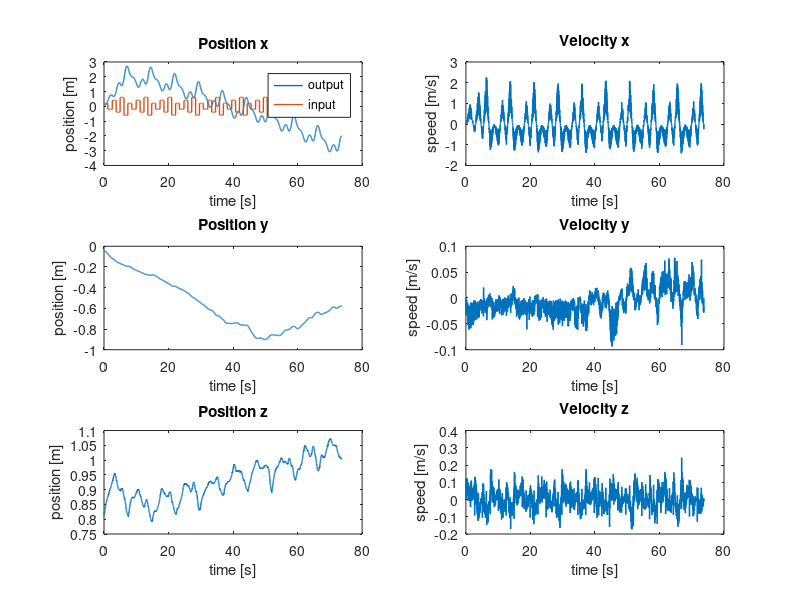
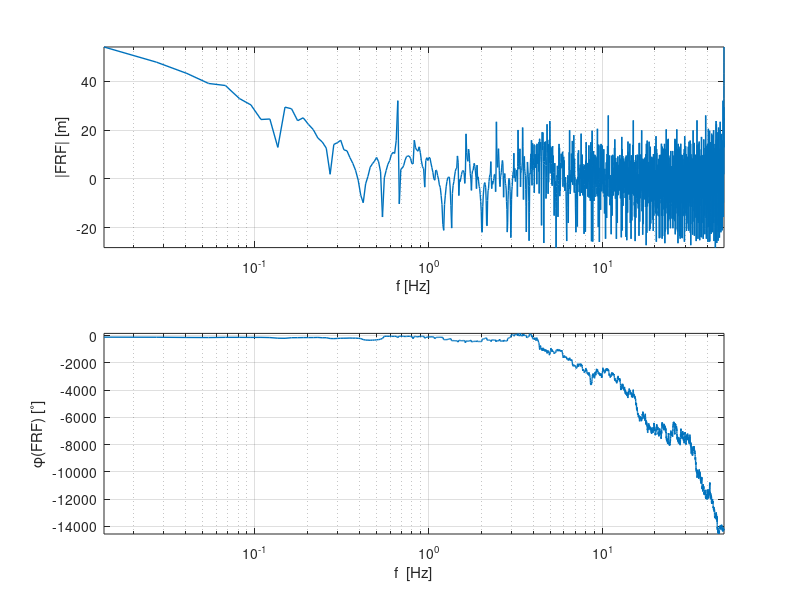
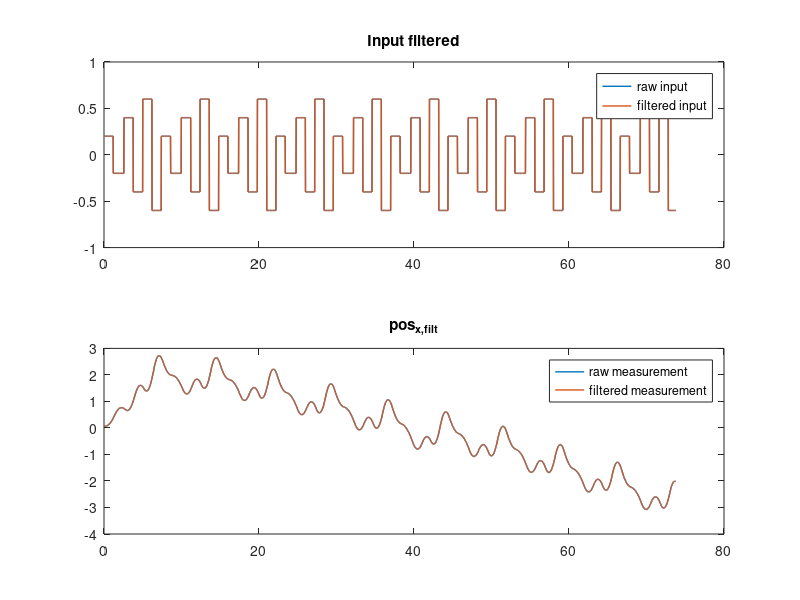
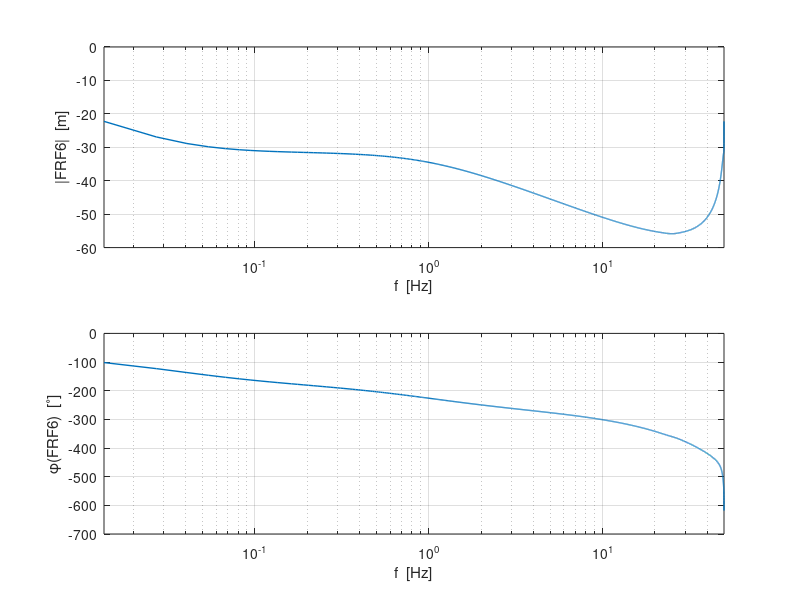

Write the MATLAB code that produced these figures, in order.
%%% Parameter estimation %%%
% zie ook 'test.m' !
clear all
close all

%% Load data from .mat-file

load angle_identification_x


%% Extract some signals from the data

set(0, 'DefaultLineLineWidth', 1);


% Cutoff useful data
% first_index = find(input~=0, 1);
input = input(1:end-10)';
output_x = output_x(1:end-10)';
output_y = output_y(1:end-10)';
output_z = output_z(1:end-10)';

% Sample time
dt = 0.02;
time = (0:dt:(length(input)-1)*dt)';

% Differentiation of x-, y-, z-position
% dt = sample time (gradient assumes timestep 1)
velocity_x = gradient(output_x)/dt;
velocity_y = gradient(output_y)/dt;
velocity_z = gradient(output_z)/dt;

% Do some plotting of the measurement data.
figure('Name','Measurement Data')
subplot(321), plot(time, output_x, time, input), title('Position x'), xlabel('time [s]'), ylabel('position [m]'), legend('output','input')
subplot(322), plot(time, velocity_x), title('Velocity x'), xlabel('time [s]'), ylabel('speed [m/s]')

subplot(323), plot(time, output_y), title('Position y'), xlabel('time [s]'), ylabel('position [m]')
subplot(324), plot(time, velocity_y), title('Velocity y'), xlabel('time [s]'), ylabel('speed [m/s]')

subplot(325), plot(time, output_z), title('Position z'), xlabel('time [s]'), ylabel('position [m]')
subplot(326), plot(time, velocity_z), title('Velocity z'), xlabel('time [s]'), ylabel('speed [m/s]')


%% Frequency domain - Empirical Transfer Function
Ts = dt;
fs = 1/dt;
N = length(velocity_x);
t = [0:N-1]'*Ts;
N = numel(input);
f = [0:N-1]'*(fs/N);

input_f = fft(input);
output_x_f = fft(output_x);
velocity_x_f = fft(velocity_x);

FRF = output_x_f./input_f;

figure('Name', 'Empirical transfer function freq response'),subplot(2,1,1),semilogx(f, 20*log10(abs(FRF)), 'LineWidth', 1)
axis tight
grid on
xlabel('f [Hz]')
xlim([f(1) f(end)])
ylabel('|FRF| [m]')
subplot(2,1,2),semilogx(f, 180/pi*unwrap(angle(FRF)), 'LineWidth', 1)
grid on
axis tight
xlabel('f  [Hz]')
ylabel('\phi(FRF) [^\circ]')
xlim([f(1) f(end)])

%% Choose a cutoff frequency for Butterworth filtering
f0 = 0.3; % crossover frequency (based on iteratively checking crossover of best fit)
fc = fs/2-0.0001; % cutoff frequency (chosen)
fcn = fc/(fs/2); % normalized cutoff frequency (as butter() accepts)


%% ---------------------
% %  SECOND ORDER FITTING 
% %  ---------------------
% 
% %% Filtering of the in- and output data using Butterworth filter
% [B, A] = butter(3, fcn); % order must be higher than order of system, 
%                             % adjust cut-off frquency to be higher than 
%                             % highest eigenfrequency of the system
%                              
% % input filtering                           
% input_filt = filter(B, A, input);
% % output filtering
% output_x_filt = filter(B, A, output_x);
% 
% figure('Name','3d order Butt. filtered Input & Measurement')
% subplot(211),plot(t,input,t,input_filt),title('Input filtered')
% legend('raw input', 'filtered input')
% subplot(212),plot(time, output_x, time, output_x_filt),title('pos_{x,filt}')
% legend('raw measurement', 'filtered measurement')
% 
% 
% % Least squares solution for approximation of the parameters in the system
% %% Without filtering
% % --- PROPER [order(N) = order(D)]
% %
% %           Y(z)    b2*z^2 + b1*z + b0
% %   G(z) = ----- = --------------------
% %           U(z)     z^2 + a1*z + a0
% %
% % y[k] = -a1*y[k-1]-a0*y[k-2]+b2*u[k]+b1*u[k-1]+b0*u[k-2]
% %
% % theta = [a1 a0 b2 b1 b0]
% 
% y1 = output_x(3:end);
% Phi1 = [-output_x(2:end-1), -output_x(1:end-2), input(3:end), input(2:end-1), input(1:end-2)];
% theta1 = Phi1\y1;
% 
% B1 = [theta1(3), theta1(4), theta1(5)];
% A1 = [1, theta1(1) theta1(2)];
% 
% sys_d1 = tf(B1, A1, Ts);
% 
% FRF1 = squeeze(freqresp(sys_d1,2*pi*f));
% 
% figure('Name','2nd order, no filter, proper - Freq. resp.'), subplot(211)
% semilogx(f, 20*log10(abs(FRF1)))
% grid on
% xlim([f(1) f(end)])
% xlabel('f  [Hz]')
% ylabel('|FRF1|  [m]')
% subplot(212),semilogx(f, 180/pi*unwrap(angle(FRF1)))
% grid on
% xlim([f(1) f(end)])
% xlabel('f  [Hz]')
% ylabel('\phi(FRF1)  [^\circ]')
% 
% x1 = lsim(sys_d1,input,t);
% 
% figure('Name','2nd order, no filter, proper - Simulation')
% subplot(211)
% hold on
% plot(t, output_x,'g')
% plot(t, x1)
% title('2nd order, no filter, proper - Simulation VS Measurement')
% legend('pos_{x,meas}','pos_{x,sim}')
% xlabel('Time [s]')
% ylabel('Displacement [m]')
% axis tight
% subplot(212)
% plot(t,output_x - x1)
% title('Difference between simulation and measurement')
% legend('pos_{x,meas}-pos_{x,sim}')
% xlabel('Time [s]')
% ylabel('Displacement [m]')
% axis tight
% 
% figure('Name','2nd order, no filter, proper - Pole Zero Map'),pzmap(sys_d1)
% 
% 
% %% With Butterworth filtering of in and output
% % --- PROPER [order(N) = order(D)]
% %
% %           Y(z)    b2*z^2 + b1*z + b0
% %   G(z) = ----- = --------------------
% %           U(z)     z^2 + a1*z + a0
% %
% % y[k] = -a1*y[k-1]-a0*y[k-2]+b2*u[k]+b1*u[k-1]+b0*u[k-2]
% %
% % theta = [a1 a0 b2 b1 b0]
% 
% y2 = output_x_filt(3:end);
% Phi2 = [-output_x_filt(2:end-1), -output_x_filt(1:end-2), input_filt(3:end), input_filt(2:end-1), input_filt(1:end-2)];
% theta2 = Phi2\y2;
% 
% B2 = [theta2(3),theta2(4),theta2(5)];
% A2 = [1, theta2(1) theta2(2)];
% 
% sys_d2 = tf(B2, A2, Ts);
% 
% FRF2 = squeeze(freqresp(sys_d2,2*pi*f));
% 
% figure('Name','2nd order, filtered, proper - Freq. resp.'),subplot(2,1,1),semilogx(f, 20*log10(abs(FRF2)))
% grid on 
% xlim([f(1) f(end)])
% xlabel('f  [Hz]')
% ylabel('|FRF2|  [m]')
% axis tight
% subplot(2,1,2)
% semilogx(f, 180/pi*unwrap(angle(FRF2)))
% grid on
% xlim([f(1) f(end)])
% xlabel('f  [Hz]')
% ylabel('\phi(FRF2)  [^\circ]')
% 
% x2 = lsim(sys_d2,input,t);
% 
% figure('Name','2nd order, filtered, proper - Simulation')
% subplot(211)
% hold on
% plot(t, output_x,'g')
% plot(t, output_x_filt)
% plot(t,x2)
% legend('pos_{x,meas}', 'pos_{x,filt}', 'pos_{x,sim}')
% title('2nd order, filtered, proper - Simulation VS Measurement')
% xlabel('Time [s]')
% axis tight
% ylabel('output [m/s]')
% subplot(212)
% plot(t,output_x - x2)
% title('Difference between simulation and measurement')
% legend('pos_{x,meas}-pos_{x,sim}')
% xlabel('Time [s]')
% ylabel('output [m/s]')
% axis tight
% 
% figure('Name','2nd order, filtered, proper - Pole Zero Map'),pzmap(sys_d2)
% 
% 


%% ---------------------
%   THIRD ORDER FITTING 
%  ---------------------

%% Filtering of the in- and output data using Butterworth filter
[B, A] = butter(3, fcn); % order must be higher than order of system, 
                            % adjust cut-off frquency to be higher than 
                            % highest eigenfrequency of the system
                             
% input filtering                           
input_filt = filter(B, A, input);
% output filtering
output_x_filt = filter(B, A, output_x);

figure('Name','4th order Butt. filtered Input & Measurement')
subplot(211),plot(t,input,t,input_filt),title('Input filtered')
legend('raw input', 'filtered input')
subplot(212),plot(time, output_x, time, output_x_filt),title('pos_{x,filt}')
legend('raw measurement', 'filtered measurement')


% Least squares solution for approximation of the parameters in the system
%% Without filtering
% % --- PROPER [order(N) = order(D)]
% %
% %           Y(z)    b3*z^3 + b2*z^2 + b1*z + b0
% %   G(z) = ----- = -----------------------------
% %           U(z)     z^3 + a2*z^2 + a1*z + a0
% %
% % y[k] =
% % -a2*y[k-1]-a1*y[k-2]-a0*y[k-3]+b3*u[k]+b2*u[k-1]+b1*u[k-2]+b0*u[k-3]
% %
% % theta = [a2 a1 a0 b3 b2 b1 b0]
% 
% y3 = output_x(4:end);
% Phi3 = [-output_x(3:end-1), -output_x(2:end-2), -output_x(1:end-3), input(4:end), input(3:end-1), input(2:end-2), input(1:end-3)];
% theta3 = Phi3\y3;
% 
% B3 = [theta3(4), theta3(5), theta3(6), theta3(7)];
% A3 = [1, theta3(1) theta3(2) theta3(3)];
% 
% sys_d3 = tf(B3, A3, Ts);
% 
% FRF3 = squeeze(freqresp(sys_d3,2*pi*f));
% 
% figure('Name','3d order, no filter, proper -  Freq. Resp.'), subplot(211)
% semilogx(f, 20*log10(abs(FRF3)))
% grid on
% xlim([f(1) f(end)])
% xlabel('f  [Hz]')
% ylabel('|FRF3|  [m]')
% subplot(212),semilogx(f, 180/pi*unwrap(angle(FRF3)))
% grid on
% xlim([f(1) f(end)])
% xlabel('f  [Hz]')
% ylabel('\phi(FRF3)  [^\circ]')
% 
% x3 = lsim(sys_d3,input,t);
% 
% figure('Name','3d order, no filter, proper - Simulation')
% subplot(211)
% hold on
% plot(t, output_x,'g')
% plot(t, x3)
% title('3d order, no filter, proper - Simulation VS Measurement')
% legend('pos_{x,meas}','pos_{x,sim}')
% xlabel('Time [s]')
% ylabel('Displacement [m]')
% axis tight
% subplot(212)
% plot(t,output_x - x3)
% title('Difference between simulation and measurement')
% legend('pos_{x,meas}-pos_{x,sim}')
% xlabel('Time [s]')
% ylabel('Displacement [m]')
% axis tight
% 
% figure('Name','3d order, no filter, proper - Pole Zero Map'),pzmap(sys_d3)


%% With Butterworth filtering of in- and output.
% % --- PROPER [order(N) = order(D)]
% %
% %           Y(z)    b3*z^3 + b2*z^2 + b1*z + b0
% %   G(z) = ----- = -----------------------------
% %           U(z)     z^3 + a2*z^2 + a1*z + a0
% %
% % y[k] =
% % -a2*y[k-1]-a1*y[k-2]-a0*y[k-3]+b3*u[k]+b2*u[k-1]+b1*u[k-2]+b0*u[k-3]
% %
% % theta = [a2 a1 a0 b3 b2 b1 b0]
% 
% y4 = output_x_filt(4:end);
% Phi4 = [-output_x_filt(3:end-1), -output_x_filt(2:end-2), -output_x_filt(1:end-3), input_filt(4:end), input_filt(3:end-1), input_filt(2:end-2), input_filt(1:end-3)];
% theta4 = Phi4\y4;
% 
% B4 = [theta4(4), theta4(5), theta4(6), theta4(7)];
% A4 = [1, theta4(1) theta4(2) theta4(3)];
% 
% sys_d4 = tf(B4, A4, Ts);
% 
% FRF4 = squeeze(freqresp(sys_d4,2*pi*f));
% 
% figure('Name','3d order, filtered, proper - Freq. Resp.'), subplot(211)
% semilogx(f, 20*log10(abs(FRF4)))
% grid on
% xlim([f(1) f(end)])
% xlabel('f  [Hz]')
% ylabel('|FRF4|  [m]')
% subplot(212),semilogx(f, 180/pi*unwrap(angle(FRF4)))
% grid on
% xlim([f(1) f(end)])
% xlabel('f  [Hz]')
% ylabel('\phi(FRF4)  [^\circ]')
% 
% x4 = lsim(sys_d4,input,t);
% 
% figure('Name','3d order, filtered, proper - Simulation')
% subplot(211)
% hold on
% plot(t, output_x_filt,'g')
% plot(t, x4)
% title('3d order, filtered, proper - Simulation VS Measurement')
% legend('pos_{x,meas}','pos_{x,sim}')
% xlabel('Time [s]')
% ylabel('Displacement [m]')
% axis tight
% subplot(212)
% plot(t,output_x_filt - x4)
% title('Difference between simulation and measurement')
% legend('pos_{x,meas}-pos_{x,sim}')
% xlabel('Time [s]')
% ylabel('Displacement [m]')
% axis tight
% 
% figure('Name','NOT  filtered pole zero map'),pzmap(sys_d4)
% 
% %% Without filtering
% % % --- STRICTLY PROPER [order(N) < order(D)]
% % %
% % %           Y(z)       b2*z^2 + b1*z + b0
% % %   G(z) = ----- = --------------------------
% % %           U(z)    z^3 + a2*z^2 + a1*z + a0
% % %
% % % y[k] = -a2*y[k-1]-a1*y[k-2]-a0*y[k-3]+b2*u[k-1]+b1*u[k-2]+b0*u[k-3]
% % %
% % % theta = [a2 a1 a0 b2 b1 b0]
% % 
% % y5 = output_x(4:end);
% % Phi5 = [-output_x(3:end-1), -output_x(2:end-2), -output_x(1:end-3), input(4:end), input(3:end-1), input(2:end-2), input(1:end-3)];
% % theta5 = Phi5\y5;
% % 
% % B5 = [theta5(4), theta5(5), theta5(6)];
% % A5 = [1, theta5(1) theta5(2) theta5(3)];
% % 
% % sys_d5 = tf(B5, A5, Ts);
% % 
% % FRF5 = squeeze(freqresp(sys_d5,2*pi*f));
% % 
% % figure('Name','3d order, no filter, strictly proper - Freq. Resp.'), subplot(211)
% % semilogx(f, 20*log10(abs(FRF5)))
% % grid on
% % xlim([f(1) f(end)])
% % xlabel('f  [Hz]')
% % ylabel('|FRF5|  [m]')
% % subplot(212),semilogx(f, 180/pi*unwrap(angle(FRF5)))
% % grid on
% % xlim([f(1) f(end)])
% % xlabel('f  [Hz]')
% % ylabel('\phi(FRF5)  [^\circ]')
% % 
% % x5 = lsim(sys_d5,input,t);
% % 
% % figure('Name','3d order, no filter, strictly proper - Simulation')
% % subplot(211)
% % hold on
% % plot(t, output_x,'g')
% % plot(t, x5)
% % title('3d order, no filter, strictly proper - Simulation VS Measurement')
% % legend('pos_{x,meas}','pos_{x,sim}')
% % xlabel('Time [s]')
% % ylabel('Displacement [m]')
% % axis tight
% % subplot(212)
% % plot(t,output_x - x5)
% % title('Difference between simulation and measurement')
% % legend('pos_{x,meas}-pos_{x,sim}')
% % xlabel('Time [s]')
% % ylabel('Displacement [m]')
% % axis tight
% % 
% % figure('Name','3d order, no filter, strictly proper - Pole Zero Map'),pzmap(sys_d5)


%% With Butterworth filtering of in- and output.
% --- STRICTLY PROPER [order(N) < order(D)]
%
%           Y(z)       b2*z^2 + b1*z + b0
%   G(z) = ----- = --------------------------
%           U(z)    z^3 + a2*z^2 + a1*z + a0

% MINIMUM Phase (no zero's):
%           Y(z)             b0
%   G(z) = ----- = --------------------------
%           U(z)    z^3 + a2*z^2 + a1*z + a0
%
% y[k] = -a2*y[k-1]-a1*y[k-2]-a0*y[k-3]]+b2*u[k-1]+b1*u[k-2]+b0*u[k-3]
%
% theta = [a2 a1 a0 b2 b1 b0]

y6 = output_x_filt(4:end);
Phi6 = [-output_x_filt(3:end-1), -output_x_filt(2:end-2), -output_x_filt(1:end-3), input_filt(3:end-1), input_filt(2:end-2), input_filt(1:end-3)];
% Phi6 = [-output_x_filt(3:end-1), -output_x_filt(2:end-2), -output_x_filt(1:end-3), input_filt(1:end-3)];
theta6 = Phi6\y6;

B6 = [theta6(4), theta6(5), theta6(6)];
% B6 = [theta6(4)];
A6 = [1, theta6(1) theta6(2) theta6(3)];

sys_d6 = tf(B6, A6, Ts);

FRF6 = squeeze(freqresp(sys_d6,2*pi*f));

figure('Name','3d order, filtered, strictly proper - Freq. Resp.'), subplot(211)
semilogx(f, 20*log10(abs(FRF6)))
grid on
xlim([f(1) f(end)])
xlabel('f  [Hz]')
ylabel('|FRF6|  [m]')
subplot(212),semilogx(f, 180/pi*unwrap(angle(FRF6)))
grid on
xlim([f(1) f(end)])
xlabel('f  [Hz]')
ylabel('\phi(FRF6)  [^\circ]')

x6 = lsim(sys_d6,input*1.1,t);

figure('Name','3d order, filtered, strictly proper - Simulation')
subplot(211)
hold on
plot(t, output_x_filt,'g')
plot(t, x6)
title('3d order, filtered, strictly proper - Simulation VS Measurement')
legend('pos_{x,meas}','pos_{x,sim}')
xlabel('Time [s]')
ylabel('Displacement [m]')
axis tight
subplot(212)
plot(t,output_x_filt - x6)
title('Difference between simulation and measurement')
legend('pos_{x,meas}-pos_{x,sim}')
xlabel('Time [s]')
ylabel('Displacement [m]')
axis tight

figure('Name','3d order, filtered, strictly proper - Pole Zero Map'),pzmap(sys_d6)


%% ---------------------
% %   FOURTH ORDER FITTING 
% %  ---------------------
% 
% %% Filtering of the in- and output data using Butterworth filter
% [B, A] = butter(5, fcn); % order must be higher than order of system, 
%                             % adjust cut-off frquency to be higher than 
%                             % highest eigenfrequency of the system
%                              
% % input filtering                           
% input_filt = filter(B, A, input);
% % output filtering
% output_x_filt = filter(B, A, output_x);
% 
% figure('Name','4th order Butt. filtered Input & Measurement')
% subplot(211),plot(t,input,t,input_filt),title('Input filtered')
% legend('raw input', 'filtered input')
% subplot(212),plot(time, output_x, time, output_x_filt),title('pos_{x,filt}')
% legend('raw measurement', 'filtered measurement')
% 
% 
% %% With Butterworth filtering of in- and output.
% % --- STRICTLY PROPER [order(N) < order(D)]
% %
% %           Y(z)       b3*z^3 + b2*z^2 + b1*z + b0
% %   G(z) = ----- = -----------------------------------
% %           U(z)    z^4 + a3*z^3 + a2*z^2 + a1*z + a0
% %
% % y[k] = -a3*y[k-1]-a2*y[k-2]-a1*y[k-3]-a0*y[k-4]+b3*u[k-1]+b2*u[k-2]+b1*u[k-3]+b1*u[k-4]
% %
% % theta = [a3 a2 a1 a0 b3 b2 b1 b0]
% 
% y7 = output_x_filt(5:end);
% Phi7 = [-output_x_filt(4:end-1), -output_x_filt(3:end-2), -output_x_filt(2:end-3), -output_x_filt(1:end-4), input_filt(4:end-1), input_filt(3:end-2), input_filt(2:end-3), input_filt(1:end-4)];
% theta7 = Phi7\y7;
% 
% B7 = [theta7(5), theta7(6), theta7(7), theta7(8)];
% A7 = [1, theta7(1) theta7(2) theta7(3) theta7(4)];
% 
% sys_d7 = tf(B7, A7, Ts);
% 
% FRF7 = squeeze(freqresp(sys_d7,2*pi*f));
% 
% figure('Name','4th order, filtered, strictly proper - Freq. Resp.'), subplot(211)
% semilogx(f, 20*log10(abs(FRF7)))
% grid on
% xlim([f(1) f(end)])
% xlabel('f  [Hz]')
% ylabel('|FRF7|  [m]')
% subplot(212),semilogx(f, 180/pi*unwrap(angle(FRF7)))
% grid on
% xlim([f(1) f(end)])
% xlabel('f  [Hz]')
% ylabel('\phi(FRF7)  [^\circ]')
% 
% x7 = lsim(sys_d7,input,t);
% 
% figure('Name','4th order, filtered, strictly proper - Simulation')
% subplot(211)
% hold on
% plot(t, output_x_filt,'g')
% plot(t, x7)
% title('4th order, filtered, strictly proper - Simulation VS Measurement')
% legend('pos_{x,meas}','pos_{x,sim}')
% xlabel('Time [s]')
% ylabel('Displacement [m]')
% axis tight
% subplot(212)
% plot(t,output_x_filt - x7)
% title('Difference between simulation and measurement')
% legend('pos_{x,meas}-pos_{x,sim}')
% xlabel('Time [s]')
% ylabel('Displacement [m]')
% axis tight
% 
% figure('Name','4th order, filtered, strictly proper - Pole Zero Map'),pzmap(sys_d7)
% 




%% ------------------
% %  Comparison of fits
% %  ------------------
% figure
% plot(t,[output_x ...
%         x3 x4 x5 x6 x7])
%         %x1 x2]) 
% legend('measurement',...
%        '3d - no filter - proper',...
%        '3d - filter - proper',...
%        '3d - no filter - strictly proper',...
%        '3d - filter - strictly proper',...
%        '4th - filter - strictly proper')
%      %'2nd - no filter - proper', ...
%      %'2nd - filter - proper')  % unstable!
% 
     


%% Find crossover frequency of best fit
[error, index] = min(abs(20*log10(abs(FRF6(1:end-100)))));
f0 = f(index);

fprintf('f0x: %d \n', f0)


%% continuous time transfer function
sys_c6 = d2c(sys_d6, 'matched')


%% Save result (transfer function)
% save('XSignals_50Hz','input','output_x','x6')


%% 
figure('Name', 'Empirical transfer function freq response')
subplot(2,1,1),semilogx(f, 20*log10(abs(FRF)), 'LineWidth', 1)
hold on
axis tight
grid on
xlabel('f [Hz]')
xlim([f(1) f(end)])
ylabel('|FRF| [m]')
subplot(2,1,2),semilogx(f, 180/pi*unwrap(angle(FRF)), 'LineWidth', 1)
grid on
axis tight
xlabel('f  [Hz]')
ylabel('\phi(FRF) [^\circ]')
xlim([f(1) f(end)])

subplot(211)
semilogx(f, 20*log10(abs(FRF6)))
grid on
xlim([f(1) f(end)])
xlabel('f  [Hz]')
ylabel('|FRF6|  [m]')
subplot(212),semilogx(f, 180/pi*unwrap(angle(FRF6)))
grid on
xlim([f(1) f(end)])
xlabel('f  [Hz]')
ylabel('\phi(FRF6)  [^\circ]')

%% end